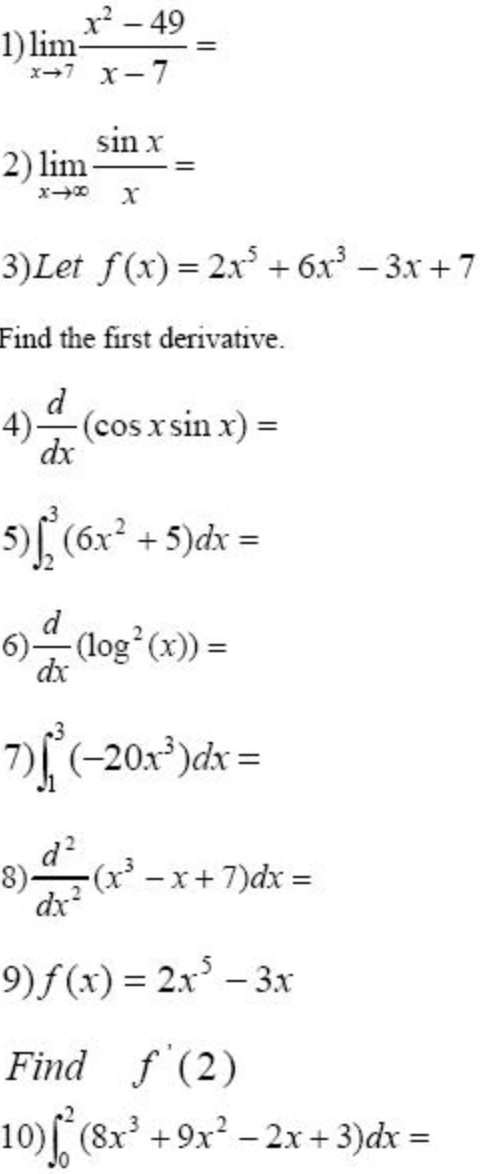
#> input picture a1.png, 480 x 1174 px
$ python readtext.py a1.png a2.png
#> lines starting #> are read from the running program, lines starting #| are printed output that depends on the picture; after the words box and inside, x2 and y2 are one past the last pixel; in counts of white or black regions, pixels touching at a corner belong together
#> further down, frame is the input picture: shape (1174, 480, 3); min 0, max 255, mean 246.7
#!/usr/bin/env python3.9
# The first argument is the path to the image and the second one is the output folder
import cv2
import time
import sys
import os

def east_detect(image):
    start = time.time()
    gray = cv2.cvtColor(image,cv2.COLOR_BGR2GRAY)
    blur = cv2.GaussianBlur(gray, (0,0), sigmaX=50, sigmaY=50)
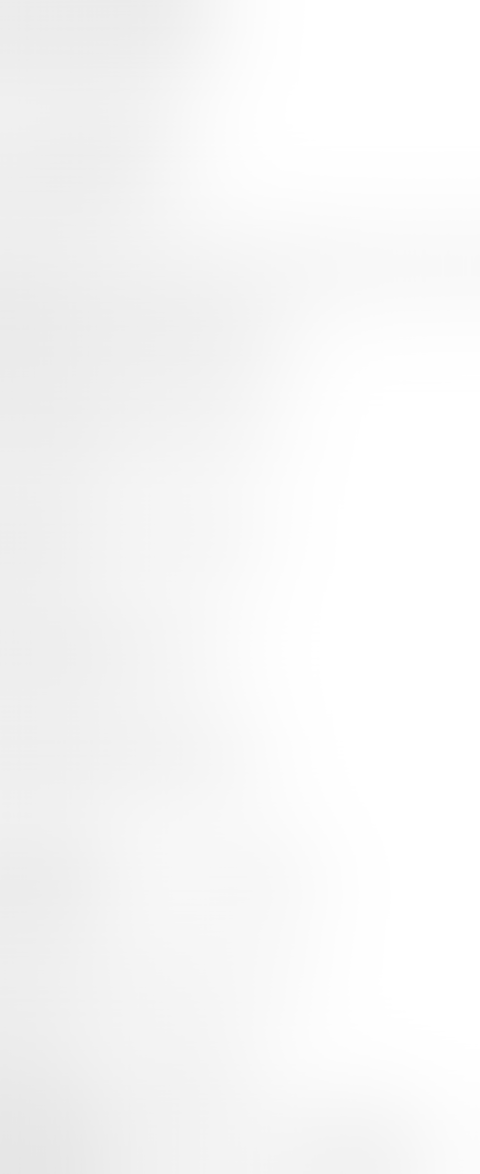
#> blur: shape (1174, 480); min 229, max 255, mean 246.7
    # divide
    divide = cv2.divide(gray, blur, scale=255)
    oldBoxes = []
    thresh = cv2.threshold(divide,0,255, cv2.THRESH_BINARY+cv2.THRESH_OTSU)[1]
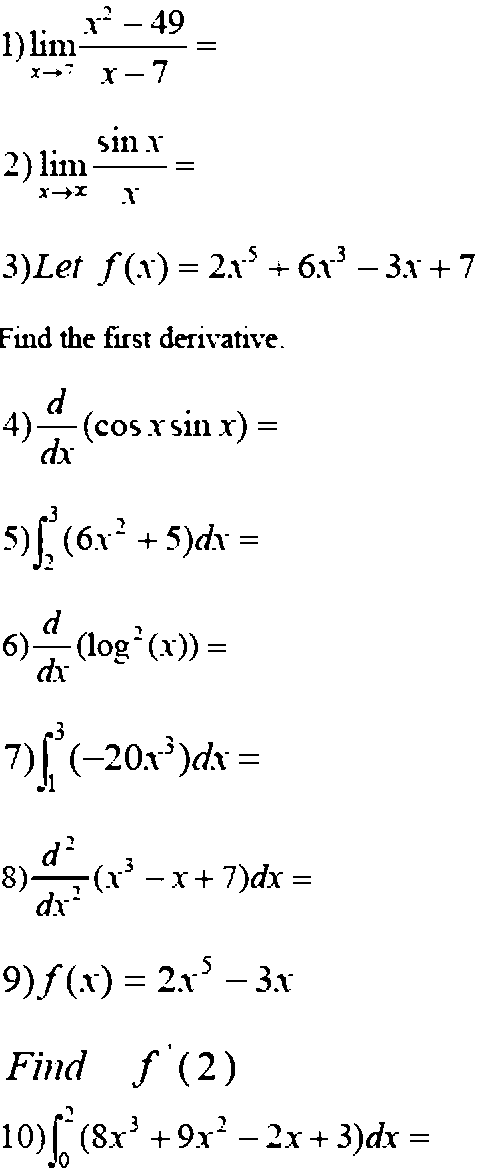
#> thresh: shape (1174, 480); 96.2% white; 296 black regions (70 under 20 px)
    contours = cv2.findContours(thresh, 1, 2)[0]
#> contours = 371 contours, 107 with area under 20; largest, box (x1, y1, x2, y2) and area: (0, 0, 480, 1174) 561738, (159, 325, 198, 349) 443, (124, 743, 143, 771) 393, (78, 45, 188, 49) 325, (59, 325, 83, 349) 318
    for cntr in contours:
        x,y,w,h = cv2.boundingRect(cntr)
        if w > len(image[0]) / 2 or h > len(image) / 2:
            continue
        if 15 > w and 15 > h:
            continue
        oldBoxes.append((x,y,x+w,y+h))
#> this loop made 371 passes
#> (x, y, w, h) on passes 1 to 3: (47, 1161, 9, 8), (352, 1153, 4, 4), (61, 1154, 6, 12)
#> after the loop, oldBoxes = 204 items, first 6: (58, 1151, 70, 1169), (265, 1141, 282, 1149), (409, 1139, 430, 1143), (238, 1137, 259, 1141), (409, 1133, 430, 1137), (384, 1131, 400, 1149)
    boxes = []
    # Merges boxes that are too close to each other
    for (startX, startY, endX, endY) in oldBoxes:
        startX = int(startX)
        startY = int(startY)
        endX = int(endX)
        endY = int(endY)
        heightIncrease = (endY - startY) / 3
        widthIncrease = (endY - startY) * 1.6
        while True:
            merged = False
            for (startX2, startY2, endX2, endY2) in boxes:
                # Checks if the boxes are close enough to each other
                if (
                    startY2 - endY < heightIncrease
                    and startY - endY2 < heightIncrease
                    and startX2 - endX < widthIncrease
                    and startX - endX2 < widthIncrease
                ) or (
                    endY - startY2 < heightIncrease
                    and endY2 - startY < heightIncrease
                    and endX - startX2 < widthIncrease
                    and endX2 - startX < widthIncrease
                ):
                    # Merges the boxes
                    startX = min(startX, startX2)
                    startY = min(startY, startY2)
                    endX = max(endX, endX2)
                    endY = max(endY, endY2)
                    boxes.remove((startX2, startY2, endX2, endY2))
                    merged = True
                    break
            if not merged:
                break
        boxes.append((startX, startY, endX, endY))
#> this loop made 204 passes
#> (heightIncrease, widthIncrease) on passes 1 to 3: (6, 28.8), (2.67, 12.8), (1.33, 6.4)
#> after the loop, boxes = [(2, 1113, 430, 1169), (5, 1049, 236, 1089), (2, 955, 290, 1000), (1, 841, 312, 917), (4, 731, 260, 793), (2, 609, 227, 683), (4, 505, 259, 571), (2, 387, 278, 465), (13, 325, 279, 349), (6, 245, 476, 286), (3, 135, 195, 205), (2, 9, 217, 85)]
    images = []
    boxes.sort(key=lambda x: x[0]/10+x[1])
    # loop over the bounding boxes
    # for (startX, startY, endX, endY) in oldBoxes:
    #     scale the bounding box coordinates based on the respective
    #     ratios
        # draw the bounding box on the image
        # cv2.rectangle(image, (startX, startY), (endX, endY), (0, 255, 0), 5)
    for (startX, startY, endX, endY) in boxes:
        # scale the bounding box coordinates based on the respective
        # ratios
        # draw the bounding box on the image
        images.append(image[startY:endY, startX:endX])
#> this loop made 12 passes
#> after the loop, images = 12 items
        # cv2.rectangle(image, (startX, startY), (endX, endY), (255, 0, 0), 2)
    print(time.time() - start)
    return images


frame = cv2.imread(sys.argv[1])
images = east_detect(frame)
#> images = 12 items
try:
    os.system("rm -r " + str(sys.argv[2]))
except:
    1
os.mkdir(str(sys.argv[2]))
print(len(images))
#| 12
for x in range(len(images)):
    try:
        cv2.imwrite(str(sys.argv[2]) + "/img" + str(x) + ".jpg", images[x])
    except:
        1
#> this loop made 12 passes
#> pass 1, `cv2.imwrite(str(sys.argv[2]) + "/img" + str(x) + ".jpg", images[x])`:
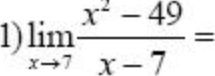
#> saved as img0.jpg: shape (76, 215, 3); min 0, max 255, mean 231
#> pass 2, `cv2.imwrite(str(sys.argv[2]) + "/img" + str(x) + ".jpg", images[x])`:
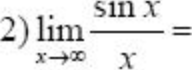
#> saved as img1.jpg: shape (70, 192, 3); min 1, max 255, mean 229.7
